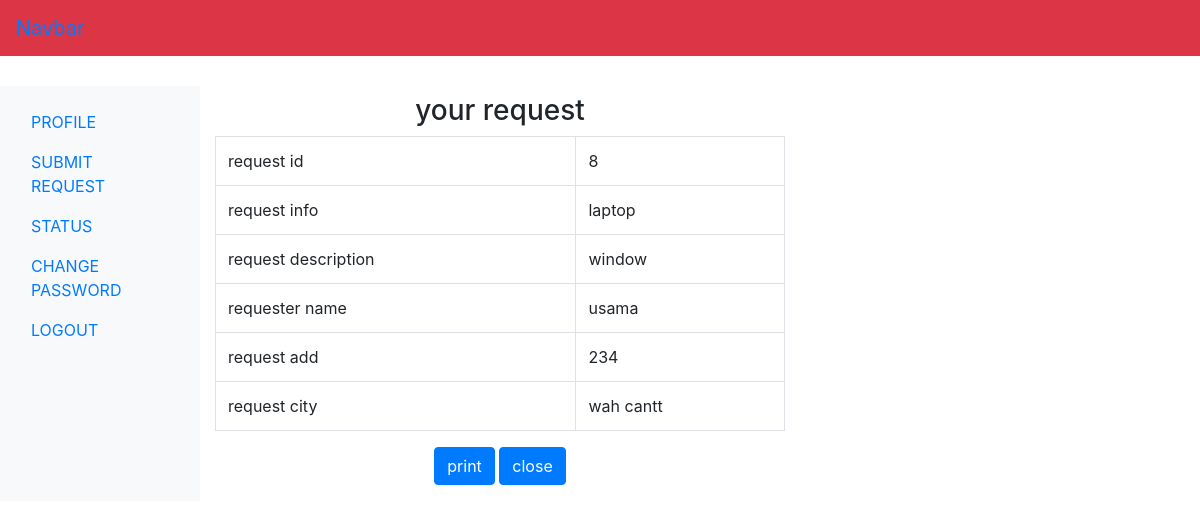
The page /requester/viewrequest.php on the database its author committed.
### tables this page shows
CREATE TABLE `submitrequest_tb` (
  `r_id` int(11) NOT NULL,
  `r_info` text NOT NULL,
  `r_description` text NOT NULL,
  `r_name` varchar(60) NOT NULL,
  `r_address1` text NOT NULL,
  `r_address2` text NOT NULL,
  `r_city` varchar(60) NOT NULL,
  `r_region` varchar(60) NOT NULL,
  `r_postalcode` int(11) NOT NULL,
  `r_email` varchar(60) NOT NULL,
  `r_phone` bigint(20) NOT NULL,
  `r_date` date NOT NULL
);

### requester/viewrequest.php (the view)
<?php include('include/header.php');
include('dbconnection.php');?>
<?php
  $sql="SELECT * FROM submitrequest_tb";
  $result=$con->query($sql);
    $row=$result->fetch_assoc();
    ?>
<div class="col-sm-6">
<h3 class="text-center mt-2">your request</h3>
       <table class="table table-bordered">
           <tbody>
               <tr>
               <td>request id</td>
                   <td> <?php  if(isset($row['r_id'])){
                       echo $row['r_id'];
                   }?> </td>
               </tr>
               <tr>
               <td>request info</td>
                   <td> <?php  if(isset($row['r_info'])){
                       echo $row['r_info'];
                   }?> </td>
               </tr>
               <tr>
               <td>request description</td>
                   <td> <?php  if(isset($row['r_description'])){
                       echo $row['r_description'];
                   }?> </td>
               </tr>
               <tr>
               <td>requester name</td>
                   <td> <?php  if(isset($row['r_name'])){
                       echo $row['r_name'];
                   }?> </td>
               </tr>
               <tr>
               <td>request add</td>
                   <td> <?php  if(isset($row['r_address1'])){
                       echo $row['r_address1'];
                   }?> </td>
               </tr>
               <tr>
               <td>request city</td>
                   <td> <?php  if(isset($row['r_city'])){
                       echo $row['r_city'];
                   }?> </td>
               </tr>
           </tbody>
       </table>
       <div class="text-center">
           <form action="" method="" class="mb-3 d-print-none">
               <input type="submit" class="btn btn-primary"  onClick="window.print();" value="print">
               <input type="submit" class="btn btn-primary" value="close">
           </form>
       </div>
</div>
<?php include('include/footer.php');?>

### rows shown on the page
submitrequest_tb: r_id "8", r_info "laptop", r_description "window", r_name "usama", r_address1 "234", r_city "wah cantt"
